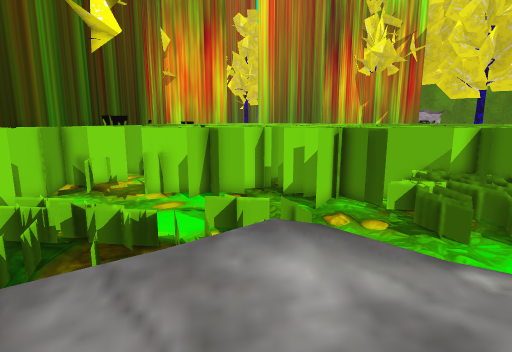
View 1 (above)

24 first-person views from a walk through a 3-D level made in the Unity game engine. The camera is 1.3 m above the floor, tilts 10° down and sees 80° across. The floor is counted in squares, 0.5 m on a side. Each view is taken from the middle of a square. On the plan, view 1 faces up. The plan holds only what a view shows up to about 20 squares ahead; the rest is blank. The place goes on beyond the plan. The player is left out.

View 2
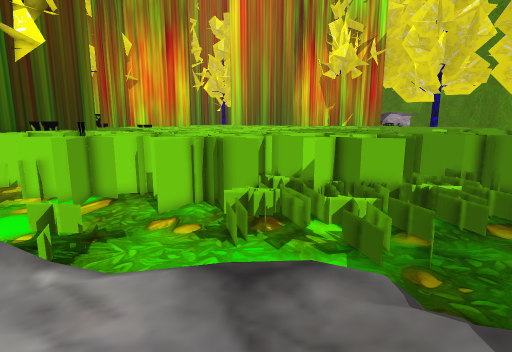

View 3
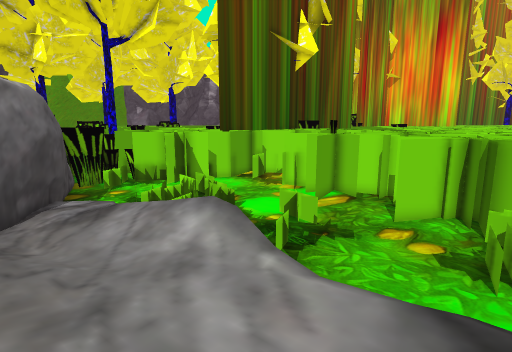

View 4
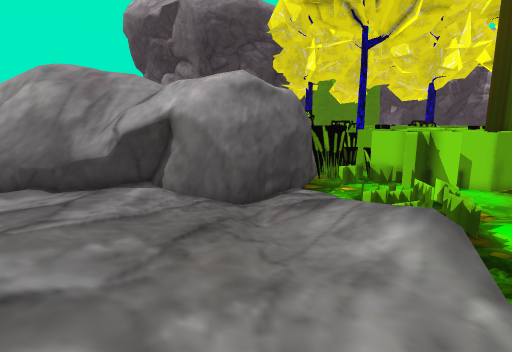

View 5
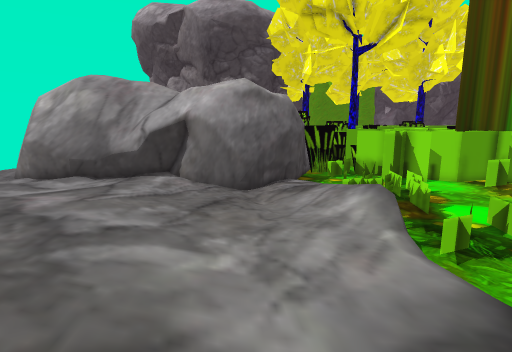

View 6
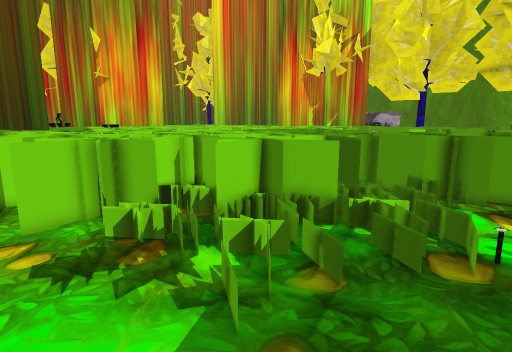

View 7
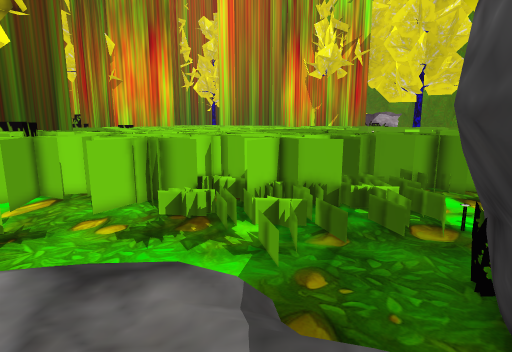

View 8
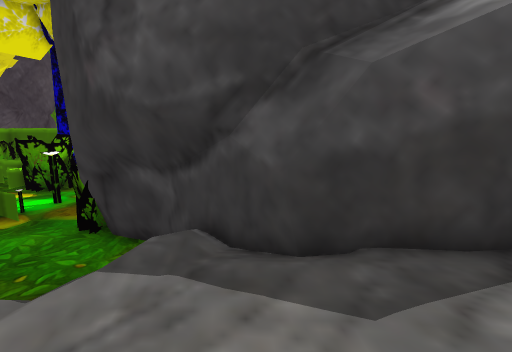

View 9
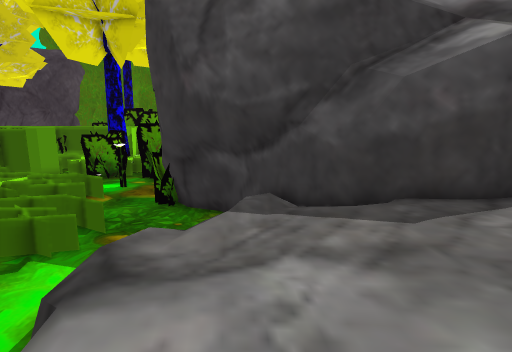

View 10
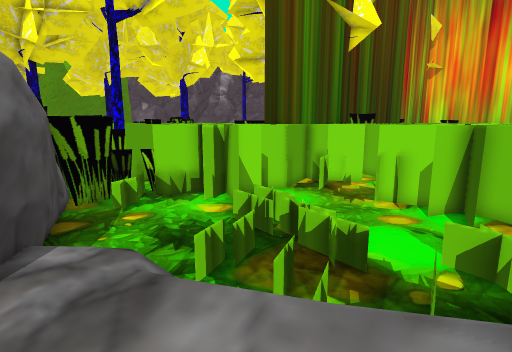

View 11
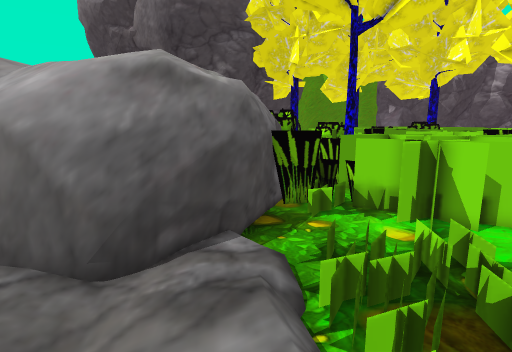

View 12
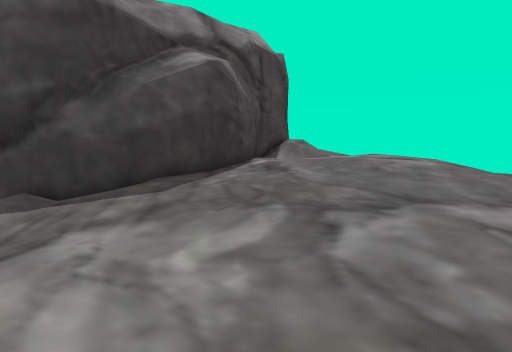

View 13
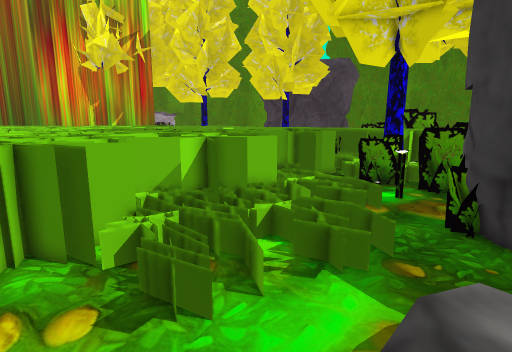

View 14
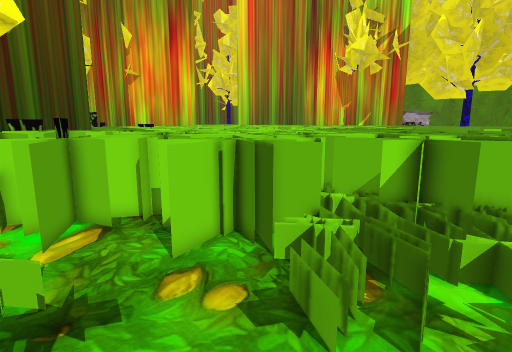

View 15
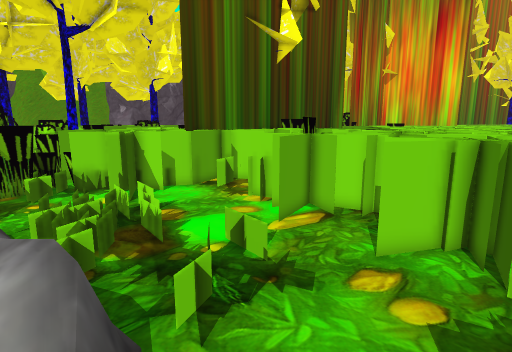

View 16
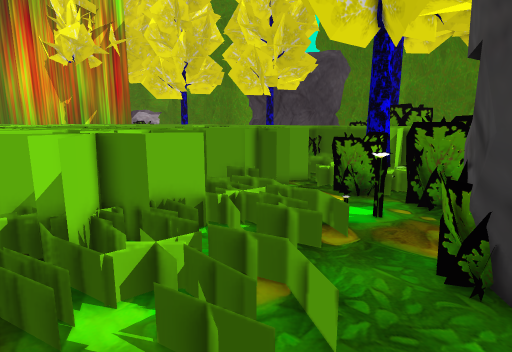

View 17
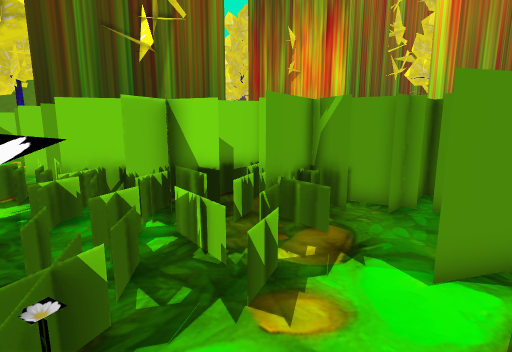

View 18
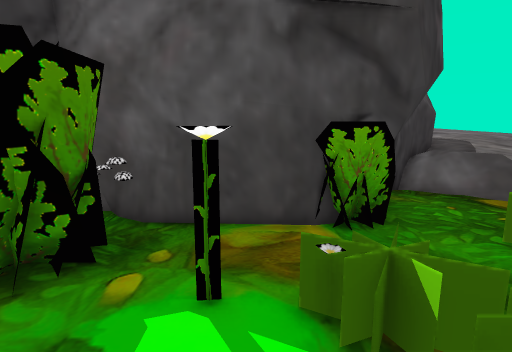

View 19
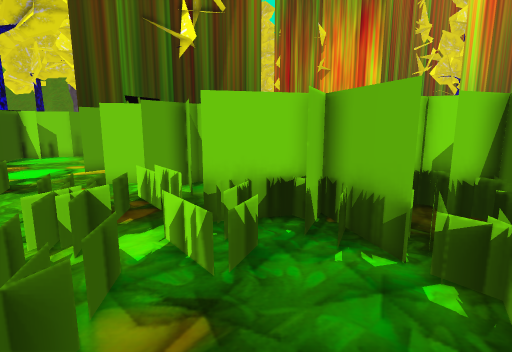

View 20
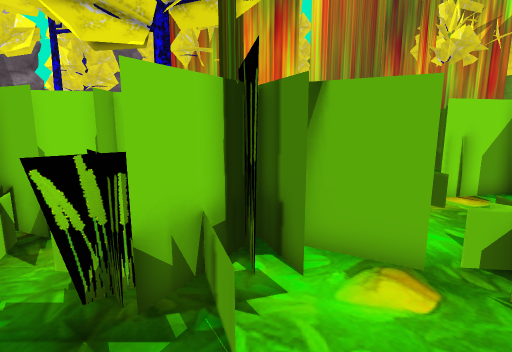

View 21
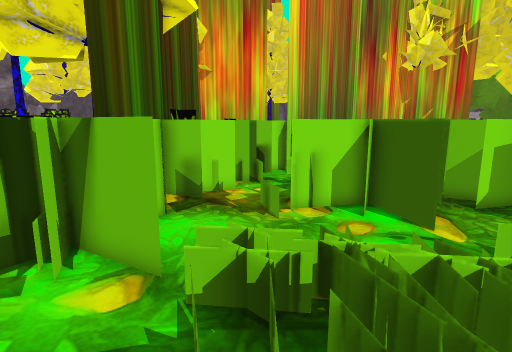

View 22
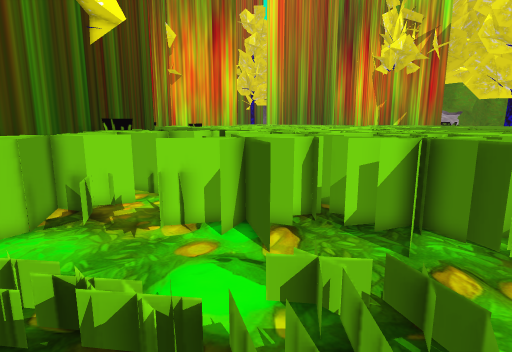

View 23
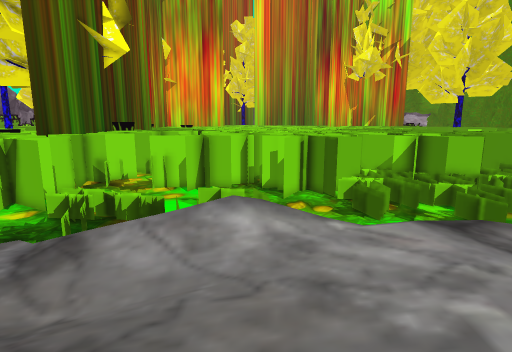

View 24
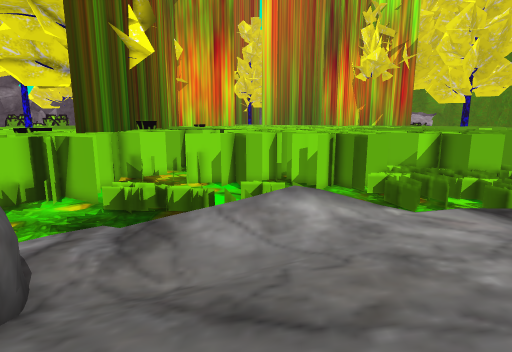

### Floor plan
Key: @ floor where view 1 was taken; # wall or solid block; . main floor; : floor 0.25 m higher than the main floor; + floor 0.5 m higher than the main floor; * floor 0.75 m higher than the main floor; % floor 1 m higher than the main floor; / step, stairs or slope; = window, fence, low wall or low ledge; ^ raised ledge; B bush; O other object.
Columns run from 17 left of view 1 to 23 right of it. Each row starts with its distance up from view 1.
 20     #    .O..                     OOO
 19     #   OO...   OOOOOOOOOOOOO OOOOOO.OO
 18     OOOOO....  OOO.O.O OOOO  OOOOO...OOO
 17  OO OOOOO....OOO.OOOOOO.OOOOOOOOO....OOOO
 16  OOOOOO....OOOOOOO..OOOO.OOOOOO.OO...O...
 15       OO..OOO.OOO..OOOOO..OOOOO..........
 14  O    O........O....O.OOO..OOOOO........
 13 OO    O........O....O.OO...O...........BB
 12 O    OOO...................O...........BB
 11 .. OOOOO....................O...O.......B
 10 ....O.O.O.O.........................OO.BB
  9 ...OO..................................BB
  8   O...........O........................BB
  7    ...............O..............BB####BB
  6  ..O...........O.....   ........#BB ####O
  5  ####...../O.OOO==%==..=++//...##B     ##
  4     ####.:::+++*********+++:...##
  3        ###::+++//+++****+++*:####
  2         ##=::::::++++***+++**###
  1          ##=::::+++++++*****+##
  0           ##::+++@+++*******##
 -1           ##:+++++++********##
 -2            #++++++*********=#
 -3           ^^+++++**********##
 -4          ^^^^+*********%%%*#
 -5           ^^=*********%%%%*#
 -6           ###=******%%%%%%%##
 -7            ##=******%%%%%%%=#

Where each view was taken, in squares from view 1:
view 1: 0 up, 0 right, facing up
view 2: 1 down, 7 right, facing up
view 3: 0 up, 7 right, facing up-left
view 4: 1 up, 7 right, facing left
view 5: 1 up, 10 right, facing left
view 6: 2 up, 11 right, facing up
view 7: 1 down, 10 right, facing up
view 8: 0 up, 5 right, facing right
view 9: 2 up, 2 right, facing right
view 10: 2 up, 0 right, facing up-left
view 11: 4 up, 1 right, facing left
view 12: 3 up, 0 right, facing down-right
view 13: 4 up, 3 right, facing up-right
view 14: 4 up, 5 right, facing up
view 15: 4 up, 6 right, facing up-left
view 16: 5 up, 8 right, facing up-right
view 17: 10 up, 21 right, facing up-left
view 18: 14 up, 19 right, facing down
view 19: 8 up, 16 right, facing up-left
view 20: 5 up, 12 left, facing up
view 21: 4 up, 7 left, facing up
view 22: 4 up, 2 left, facing up
view 23: 4 down, 1 right, facing up
view 24: 5 down, 1 left, facing up
